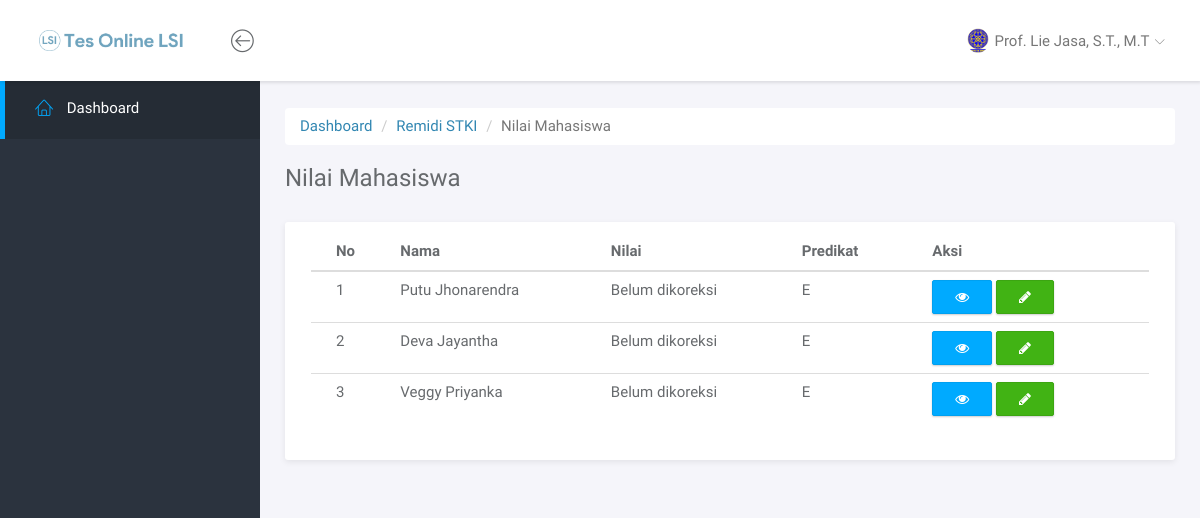
Screenshot of /dosen/10/lihat-nilai (signed in) with the database file from the repository.
### tables this page shows
CREATE TABLE `tb_ujian` (
  `id_ujian` int(10) NOT NULL AUTO_INCREMENT,
  `nama_ujian` varchar(255) DEFAULT NULL,
  `tgl_buat_ujian` datetime DEFAULT NULL,
  `tgl_selesai_ujian` datetime DEFAULT NULL,
  `id_dosen` int(11) DEFAULT NULL,
  `status_ujian` enum('Aktif','Selesai','Dihapus') DEFAULT NULL,
  PRIMARY KEY (`id_ujian`),
  KEY `id_dosen` (`id_dosen`),
  CONSTRAINT `tb_ujian_ibfk_1` FOREIGN KEY (`id_dosen`) REFERENCES `tb_dosen` (`id_dosen`)
);

CREATE TABLE `tb_nilai_mhs` (
  `id` int(10) NOT NULL AUTO_INCREMENT,
  `id_ujian` int(10) DEFAULT NULL,
  `id_mhs` int(10) DEFAULT NULL,
  `nilai_mhs` float DEFAULT NULL,
  PRIMARY KEY (`id`),
  KEY `id_mhs` (`id_mhs`),
  KEY `id_ujian` (`id_ujian`),
  CONSTRAINT `tb_nilai_mhs_ibfk_1` FOREIGN KEY (`id_mhs`) REFERENCES `tb_mhs` (`id_mhs`),
  CONSTRAINT `tb_nilai_mhs_ibfk_2` FOREIGN KEY (`id_ujian`) REFERENCES `tb_ujian` (`id_ujian`)
);

CREATE TABLE `tb_mhs` (
  `id_mhs` int(10) NOT NULL AUTO_INCREMENT,
  `nama_mhs` varchar(255) DEFAULT NULL,
  `username_mhs` varchar(255) DEFAULT NULL,
  `password_mhs` varchar(255) DEFAULT NULL,
  PRIMARY KEY (`id_mhs`)
);

### include/dosen/content_nilai_mhs.php (the view, shortened to what this page needs)
<?php
	$id_ujian = $sluguri;
	$ujian = mysqli_query($conn, "SELECT * FROM tb_ujian WHERE id_ujian = $id_ujian");
	foreach ($ujian as $key) {
		$nama_ujian = $key['nama_ujian'];
	}
?>
<div class="main">
	<div class="main-content">
		<div class="container-fluid">
			<nav aria-label="breadcrumb" role="navigation">
			  <ol class="breadcrumb" style="background:#fff">
			    <li class="breadcrumb-item"><a href="<?php echo $web_url?>dosen">Dashboard</a></li>
			    <li class="breadcrumb-item"><a href="<?php echo $web_url."dosen/".$id_ujian?>"><?php echo $nama_ujian;?></a></li>
			    <li class="breadcrumb-item active" aria-current="page">Nilai Mahasiswa</li>
			  </ol>
			</nav>
			<h3 class="page-title">Nilai Mahasiswa</h3>
			<div class="panel">
				<div class="panel-body">
					<table class="table " id="dataTable" width="100%" cellspacing="0">
						<thead>
							<tr>
								<th>No</th>
								<th>Nama</th>
								<th>Nilai</th>
								<th>Predikat</th>
								<th>Aksi</th>
							</tr>
						</thead>
						<tbody>
							<?php
								$semua_nilai_mhs = mysqli_query($conn, "SELECT * FROM tb_nilai_mhs INNER JOIN tb_mhs ON tb_mhs.`id_mhs`=tb_nilai_mhs.`id_mhs` WHERE id_ujian=$id_ujian");
								if (mysqli_num_rows($semua_nilai_mhs)==0) {
							?>
							<tr>
								<td>Tidak ada data</td>
								<td>Tidak ada data</td>
								<td>Tidak ada data</td>
								<td>Tidak ada data</td>
								<td>Tidak ada data</td>
							</tr>
							<?php
								} else {
									$i=1;
									foreach ($semua_nilai_mhs as $nilai_mhs) {
							?>
								<tr>
									<td><?php echo $i?></td>
									<td><?php echo $nilai_mhs['nama_mhs']?></td>
									<td>
										<?php
											if($nilai_mhs['nilai_mhs']==0){
												echo "Belum dikoreksi";
											} else {
												echo $nilai_mhs['nilai_mhs'];
											}
										?>
									</td>
									<td>
										<?php
											if($nilai_mhs['nilai_mhs']>79){
												echo "A";
											} else if($nilai_mhs['nilai_mhs']>65){
												echo "B";
											} else if ($nilai_mhs['nilai_mhs']>50) {
												echo "C";
											} else if ($nilai_mhs['nilai_mhs']>40) {
												echo "D";
											} else {
												echo "E";
											}
										?>
									</td>
									<td>
										<a title="Periksa Jawaban" class="btn btn-primary" href="<?php echo $web_url."dosen/".$nilai_mhs['id_ujian']."/lihat-nilai/".$nilai_mhs['id_mhs'] ?>">
											<i class="fa fa-eye"></i>
										</a>
										<a title="Input Nilai" href="#" data-toggle="modal" data-target="#inputNilai<?php echo $nilai_mhs['id_mhs'] ?>"class="btn btn-success">
										<i class="fa fa-pencil"></i>
									</td>
								</tr>
							<?php
								$i++;
								}
							}
							?>
						</tbody>
					</table>
				</div>
			</div>
		</div>
	</div>
</div>

### template/css/main.css (style rules this page uses)
html { position: relative; min-height: 100%; }
body { background-color: #F3F5F8; font-family: "Source Sans Pro", sans-serif; font-size: 15px; color: #676a6d; }
a { color: #3287B2; }
th { font-weight: 600; }
.page-title { margin-top: 0; margin-bottom: 30px; font-weight: 300; }
#wrapper .main { -webkit-transition: all 0.3s ease-in-out; -moz-transition: all 0.3s ease-in-out; -ms-transition: all 0.3s ease-in-out; -o-transition: all 0.3s ease-in-out; transition: all 0.3s ease-in-out; width: calc(100% - 260px); left: 0; position: relative; float: right; background-color: #f5f5fa; }
#wrapper #sidebar-nav, #wrapper .main { padding-top: 80px; }
.main-content { padding: 28px 10px; }
html.fullscreen-bg, html.fullscreen-bg body, html.fullscreen-bg #wrapper { height: 100%; }
.btn { -webkit-border-radius: 2px; -moz-border-radius: 2px; border-radius: 2px; -moz-box-shadow: 0px 1px 2px 0 rgba(0, 0, 0, 0.2); -webkit-box-shadow: 0px 1px 2px 0 rgba(0, 0, 0, 0.2); box-shadow: 0px 1px 2px 0 rgba(0, 0, 0, 0.2); padding: 6px 22px; }
.btn-primary { background-color: #00AAFF; border-color: #00a0f0; }
.btn-success { background-color: #41B314; border-color: #3ca512; }
.panel { -webkit-border-radius: 3px; -moz-border-radius: 3px; border-radius: 3px; -moz-box-shadow: 0 2px 6px rgba(0, 0, 0, 0.08); -webkit-box-shadow: 0 2px 6px rgba(0, 0, 0, 0.08); box-shadow: 0 2px 6px rgba(0, 0, 0, 0.08); background-color: #fff; margin-bottom: 30px; }
.panel .panel-heading, .panel .panel-body, .panel .panel-footer { padding-left: 25px; padding-right: 25px; }
.panel .panel-body { padding-top: 10px; padding-bottom: 15px; }
.panel .table > thead > tr > td:first-child, .panel .table > thead > tr > th:first-child, .panel .table > tbody > tr > td:first-child, .panel .table > tbody > tr > th:first-child, .panel .table > tfoot > tr > td:first-child, .panel .table > tfoot > tr > th:first-child { padding-left: 25px; }
.panel .table > thead > tr > td:last-child, .panel .table > thead > tr > th:last-child, .panel .table > tbody > tr > td:last-child, .panel .table > tbody > tr > th:last-child, .panel .table > tfoot > tr > td:last-child, .panel .table > tfoot > tr > th:last-child { padding-left: 25px; }

### rows the page displays
tb_ujian: nama_ujian "Remidi STKI"
tb_nilai_mhs: id_mhs.nama_mhs "Putu Jhonarendra", nilai_mhs "Belum dikoreksi"
tb_nilai_mhs: id_mhs.nama_mhs "Deva Jayantha", nilai_mhs "Belum dikoreksi"
tb_nilai_mhs: id_mhs.nama_mhs "Veggy Priyanka", nilai_mhs "Belum dikoreksi"

### other values shown
$_SESSION['nama_dosen'] "Prof. Lie Jasa, S.T., M.T"
